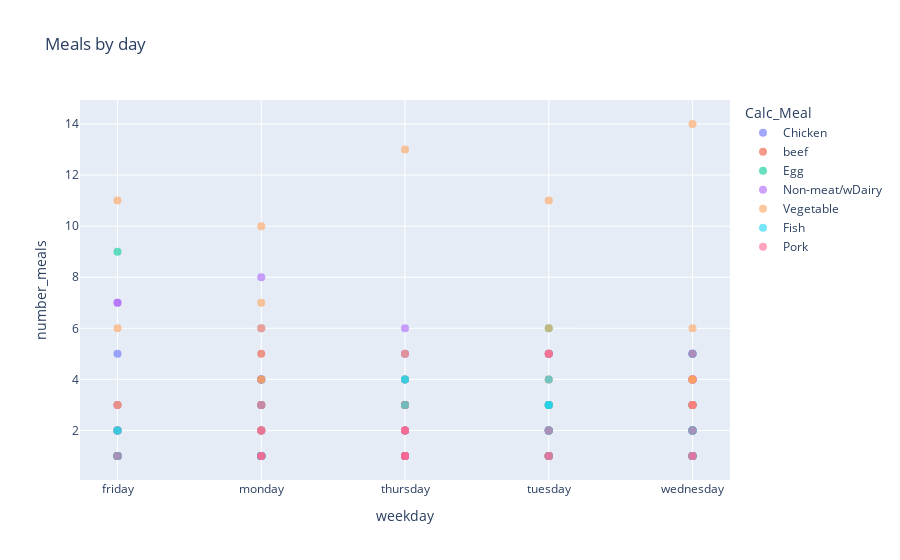

This figure's notebook cell:
### Code cell
# Define the SQL query
query = '''
SELECT weekday, meal, count(weekday) as number_meals, Calc_meal
FROM df
GROUP BY weekday, meal, Calc_meal
'''

# Execute the query
result_df = psql.sqldf(query, locals())

# Interactive plot with Plotly
fig = px.scatter(result_df, x='weekday', y='number_meals', color='Calc_Meal', hover_name='meal',
                 title='Meals by day')
fig.update_traces(marker=dict(size=8, opacity=0.6))
fig.show()

### Figure 1 — Plotly figure (JSON) as saved in the notebook; plotly's stock layout.template omitted (floating-point values rounded to 4 significant figures)
{"data": [{"hovertemplate": "<b>%{hovertext}</b><br><br>Calc_Meal=Chicken<br>weekday=%{x}<br>number_meals=%{y}<extra></extra>", "hovertext": ["Soup", "butterfly chicken", "chicken fillet", "chicken soup", "roast chicken", "turkey fillet", "Soup", "chicken fillet", "chicken soup", "pasta soup", "roast chicken", "turkey fillet", "Soup", "butterfly chicken", "chicken and turnip greens", "chicken fillet", "chicken soup", "green beans with chicken", "roast chicken", "turkey fillet", "Soup", "chicken fillet", "chicken soup", "roast chicken", "turkey fillet", "Soup", "chicken fillet", "chicken soup", "pasta soup", "roast chicken", "turkey fillet"], "legendgroup": "Chicken", "marker": {"color": "#636efa", "opacity": 0.6, "size": 8, "symbol": "circle"}, "mode": "markers", "name": "Chicken", "orientation": "v", "showlegend": true, "type": "scatter", "x": ["friday", "friday", "friday", "friday", "friday", "friday", "monday", "monday", "monday", "monday", "monday", "monday", "thursday", "thursday", "thursday", "thursday", "thursday", "thursday", "thursday", "thursday", "tuesday", "tuesday", "tuesday", "tuesday", "tuesday", "wednesday", "wednesday", "wednesday", "wednesday", "wednesday", "wednesday"], "xaxis": "x", "y": [5, 1, 1, 2, 2, 1, 4, 4, 1, 1, 1, 2, 4, 1, 1, 2, 3, 1, 1, 1, 5, 2, 2, 1, 1, 2, 3, 3, 2, 5, 2], "yaxis": "y"}, {"hovertemplate": "<b>%{hovertext}</b><br><br>Calc_Meal=beef<br>weekday=%{x}<br>number_meals=%{y}<extra></extra>", "hovertext": ["beef fillet", "broccoli with meat", "eggplant bolognese", "ground/minced meat", "steak", "breaded fillet", "meat", "spaghetti bolognese", "steak", "beef fillet", "breaded fillet", "broccoli with meat", "eggplant bolognese", "spaghetti bolognese", "steak", "breaded fillet", "roast beef", "spaghetti bolognese", "steak", "breaded fillet", "spaghetti bolognese", "steak"], "legendgroup": "beef", "marker": {"color": "#EF553B", "opacity": 0.6, "size": 8, "symbol": "circle"}, "mode": "markers", "name": "beef", "orientation": "v", "showlegend": true, "type": "scatter", "x": ["friday", "friday", "friday", "friday", "friday", "monday", "monday", "monday", "monday", "thursday", "thursday", "thursday", "thursday", "thursday", "thursday", "tuesday", "tuesday", "tuesday", "tuesday", "wednesday", "wednesday", "wednesday"], "xaxis": "x", "y": [1, 1, 3, 1, 2, 3, 1, 1, 5, 1, 1, 1, 1, 3, 3, 3, 1, 5, 3, 1, 4, 1], "yaxis": "y"}, {"hovertemplate": "<b>%{hovertext}</b><br><br>Calc_Meal=Egg<br>weekday=%{x}<br>number_meals=%{y}<extra></extra>", "hovertext": ["broccoli with fried egg", "egg", "green beans with fried egg", "peas with fried egg", "potato omelette", "boiled egg", "boiled eggs", "fried egg", "green beans with fried egg", "potato omelette", "boiled eggs", "egg", "fried egg", "potato omelette", "boiled egg", "fried egg", "potato omelette"], "legendgroup": "Egg", "marker": {"color": "#00cc96", "opacity": 0.6, "size": 8, "symbol": "circle"}, "mode": "markers", "name": "Egg", "orientation": "v", "showlegend": true, "type": "scatter", "x": ["friday", "friday", "friday", "friday", "friday", "monday", "monday", "monday", "thursday", "thursday", "tuesday", "tuesday", "tuesday", "tuesday", "wednesday", "wednesday", "wednesday"], "xaxis": "x", "y": [1, 1, 1, 1, 9, 1, 1, 4, 1, 2, 1, 1, 3, 6, 1, 3, 3], "yaxis": "y"}, {"hovertemplate": "<b>%{hovertext}</b><br><br>Calc_Meal=Non-meat/wDairy<br>weekday=%{x}<br>number_meals=%{y}<extra></extra>", "hovertext": ["carrot cream", "cream", "leek cream", "pumpkin cream", "zucchini cream", "carrot cream", "cream", "leek cream", "pasta salad", "pumpkin cream", "quesadillas", "zucchini cream", "carrot cream", "cream", "fava bean cream", "leek cream", "pumpkin cream", "zucchini cream", "carrot cream", "cream", "leek cream", "quesadillas", "zucchini cream", "carrot cream", "cream", "leek cream", "pumpkin cream", "quesadillas", "zucchini cream"], "legendgroup": "Non-meat/wDairy", "marker": {"color": "#ab63fa", "opacity": 0.6, "size": 8, "symbol": "circle"}, "mode": "markers", "name": "Non-meat/wDairy", "orientation": "v", "showlegend": true, "type": "scatter", "x": ["friday", "friday", "friday", "friday", "friday", "monday", "monday", "monday", "monday", "monday", "monday", "monday", "thursday", "thursday", "thursday", "thursday", "thursday", "thursday", "tuesday", "tuesday", "tuesday", "tuesday", "tuesday", "wednesday", "wednesday", "wednesday", "wednesday", "wednesday", "wednesday"], "xaxis": "x", "y": [7, 7, 3, 1, 1, 6, 4, 3, 1, 1, 1, 8, 6, 5, 1, 5, 2, 3, 2, 5, 2, 2, 5, 4, 4, 5, 2, 1, 4], "yaxis": "y"}, {"hovertemplate": "<b>%{hovertext}</b><br><br>Calc_Meal=Vegetable<br>weekday=%{x}<br>number_meals=%{y}<extra></extra>", "hovertext": ["chickpea salad", "french fries", "garlic mushrooms", "gazpacho", "kale with fried potatoes", "lentils", "refried beans", "rice", "salad", "sauteed spinach", "spinach mashed potatoes", "stewed vegetables", "tomato sauce", "boiled potato", "broccoli with garlic sauce", "broccoli with potato", "chard with potatoes", "french fries", "fried potato", "garlic mushrooms", "gazpacho", "green beans with potato", "kale with fried potatoes", "lentils", "peas with onion", "refried beans", "rice", "salad", "sauteed vegetables", "spinach mashed potatoes", "stewed vegetables", "stir-fried green beans", "tomato sauce", "turnip greens with potato", "baked eggplant and zucchini", "boiled potato", "broccoli with potato", "chickpea salad", "french fries", "garlic mushrooms", "green beans with potato", "large beans", "leftover mushrooms", "lentils", "refried beans", "rice", "salad", "sauteed spinach", "sauteed vegetables", "spaghetti with garlic mushrooms", "spinach mashed potatoes", "spinach stew", "stewed vegetables", "tomato sauce", "boiled potato", "broccoli with potato", "chickpea stew", "chickpeas", "chickpeas with spinach", "french fries", "garlic mushrooms", "green beans with garlic sauce", "grilled asparagus", "grilled zucchini", "large beans", "lentils", "pea puree", "peas with potato", "refried beans", "rice", "rice with tomato", "salad", "sauteed cauliflower", "sauteed spinach", "spinach mashed potatoes", "stewed vegetables", "stir-fried green beans", "boiled potato", "broccoli with garlic sauce", "broccoli with potato", "french fries", "garlic mushrooms", "green beans", "green beans with potato", "grilled asparagus", "grilled zucchini", "lentils", "peas with onion", "peas with potato", "rice", "salad", "sauteed spinach", "sauteed vegetables", "spaghetti with garlic mushrooms", "spinach mashed potatoes", "stewed vegetables", "tomato", "tomato sauce"], "legendgroup": "Vegetable", "marker": {"color": "#FFA15A", "opacity": 0.6, "size": 8, "symbol": "circle"}, "mode": "markers", "name": "Vegetable", "orientation": "v", "showlegend": true, "type": "scatter", "x": ["friday", "friday", "friday", "friday", "friday", "friday", "friday", "friday", "friday", "friday", "friday", "friday", "friday", "monday", "monday", "monday", "monday", "monday", "monday", "monday", "monday", "monday", "monday", "monday", "monday", "monday", "monday", "monday", "monday", "monday", "monday", "monday", "monday", "monday", "thursday", "thursday", "thursday", "thursday", "thursday", "thursday", "thursday", "thursday", "thursday", "thursday", "thursday", "thursday", "thursday", "thursday", "thursday", "thursday", "thursday", "thursday", "thursday", "thursday", "tuesday", "tuesday", "tuesday", "tuesday", "tuesday", "tuesday", "tuesday", "tuesday", "tuesday", "tuesday", "tuesday", "tuesday", "tuesday", "tuesday", "tuesday", "tuesday", "tuesday", "tuesday", "tuesday", "tuesday", "tuesday", "tuesday", "tuesday", "wednesday", "wednesday", "wednesday", "wednesday", "wednesday", "wednesday", "wednesday", "wednesday", "wednesday", "wednesday", "wednesday", "wednesday", "wednesday", "wednesday", "wednesday", "wednesday", "wednesday", "wednesday", "wednesday", "wednesday", "wednesday"], "xaxis": "x", "y": [1, 1, 2, 1, 1, 1, 3, 6, 11, 1, 1, 1, 1, 2, 1, 3, 2, 2, 1, 1, 1, 2, 1, 4, 1, 3, 4, 10, 1, 6, 7, 1, 1, 1, 1, 1, 3, 1, 5, 1, 2, 1, 1, 4, 1, 3, 13, 4, 1, 1, 2, 1, 1, 1, 3, 2, 1, 1, 1, 6, 1, 1, 1, 1, 1, 1, 1, 1, 2, 5, 2, 11, 1, 4, 4, 3, 1, 4, 2, 1, 4, 1, 1, 3, 1, 1, 3, 1, 1, 6, 14, 2, 1, 1, 4, 3, 1, 2], "yaxis": "y"}, {"hovertemplate": "<b>%{hovertext}</b><br><br>Calc_Meal=Fish<br>weekday=%{x}<br>number_meals=%{y}<extra></extra>", "hovertext": ["fish stew", "hake", "mixed salad", "peas with fish", "sea bass", "tuna", "Russian salad", "baked hake", "baked salmon", "battered hake", "croquettes", "fish stew", "gilt-head bream", "hake", "hake with mashed potatoes", "mixed salad", "paella with squid", "sea bass", "tuna", "baked fish", "baked salmon", "battered hake", "croquettes", "fish stew", "grilled sea bass", "hake", "mixed salad", "peas with fish", "sea bass", "baked hake", "baked salmon", "battered hake", "croquettes", "fish stew", "gilt-head bream", "grilled sea bass", "hake", "mixed salad", "sea bass", "baked salmon", "battered hake", "croquettes", "fish stew", "fried rooster", "hake", "mixed salad", "peas with fish", "sea bass", "swordfish"], "legendgroup": "Fish", "marker": {"color": "#19d3f3", "opacity": 0.6, "size": 8, "symbol": "circle"}, "mode": "markers", "name": "Fish", "orientation": "v", "showlegend": true, "type": "scatter", "x": ["friday", "friday", "friday", "friday", "friday", "friday", "monday", "monday", "monday", "monday", "monday", "monday", "monday", "monday", "monday", "monday", "monday", "monday", "monday", "thursday", "thursday", "thursday", "thursday", "thursday", "thursday", "thursday", "thursday", "thursday", "thursday", "tuesday", "tuesday", "tuesday", "tuesday", "tuesday", "tuesday", "tuesday", "tuesday", "tuesday", "tuesday", "wednesday", "wednesday", "wednesday", "wednesday", "wednesday", "wednesday", "wednesday", "wednesday", "wednesday", "wednesday"], "xaxis": "x", "y": [1, 2, 1, 1, 2, 1, 1, 1, 1, 1, 1, 2, 1, 1, 1, 3, 1, 1, 1, 1, 1, 1, 4, 3, 1, 1, 2, 1, 4, 1, 3, 1, 4, 2, 2, 1, 3, 3, 2, 2, 2, 5, 2, 1, 2, 1, 1, 5, 1], "yaxis": "y"}, {"hovertemplate": "<b>%{hovertext}</b><br><br>Calc_Meal=Pork<br>weekday=%{x}<br>number_meals=%{y}<extra></extra>", "hovertext": ["pizza", "Saxon loin", "broccoli with ham", "macaroni", "peas with ham", "pork tenderloin", "sausages", "Saxon loin", "carbonara pasta", "loin", "peas with ham", "pork fillet", "sausages", "spaghetti carbonara", "marinated pork loin", "peas with ham", "sausages", "stroganoff tenderloin", "carbonara macaroni", "loin fillet", "peas with ham", "pork tenderloin", "sausages"], "legendgroup": "Pork", "marker": {"color": "#FF6692", "opacity": 0.6, "size": 8, "symbol": "circle"}, "mode": "markers", "name": "Pork", "orientation": "v", "showlegend": true, "type": "scatter", "x": ["friday", "monday", "monday", "monday", "monday", "monday", "monday", "thursday", "thursday", "thursday", "thursday", "thursday", "thursday", "thursday", "tuesday", "tuesday", "tuesday", "tuesday", "wednesday", "wednesday", "wednesday", "wednesday", "wednesday"], "xaxis": "x", "y": [1, 1, 1, 1, 2, 2, 3, 1, 1, 1, 2, 1, 2, 2, 1, 5, 2, 1, 1, 1, 3, 2, 5], "yaxis": "y"}], "layout": {"autosize": true, "legend": {"title": {"text": "Calc_Meal"}, "tracegroupgap": 0}, "title": {"text": "Meals by day"}, "xaxis": {"anchor": "y", "autorange": true, "domain": [0, 1], "range": [-0.252, 4.252], "title": {"text": "weekday"}, "type": "category"}, "yaxis": {"anchor": "x", "autorange": true, "domain": [0, 1], "range": [-0.1974, 15.2], "title": {"text": "number_meals"}, "type": "linear"}}}
